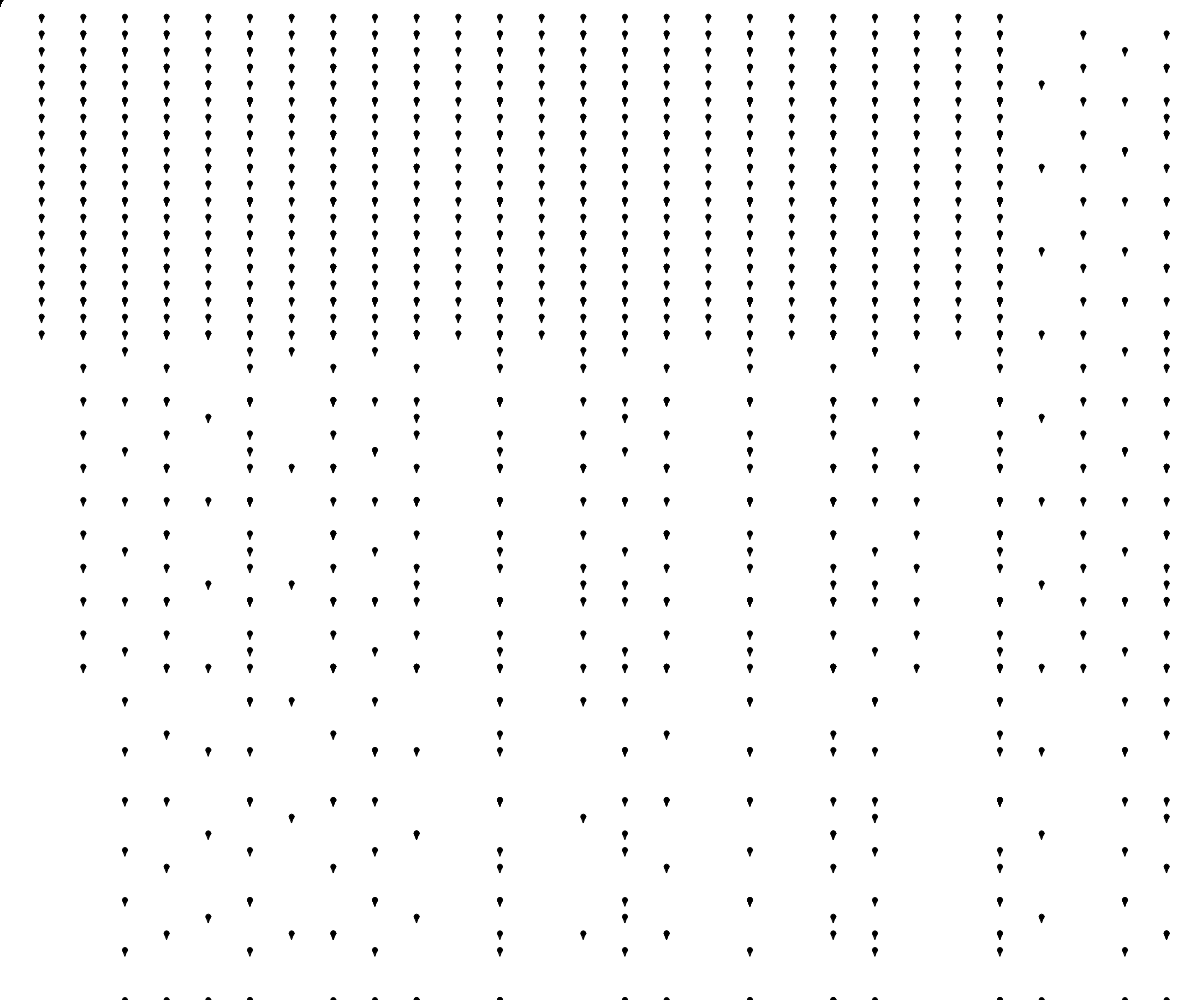
Frame 1 (no input)
Frame 60 (no input): identical to frame 1, image omitted
Frame 120 (the mouse pressed at the canvas centre since frame 60): identical to frame 1, image omitted

The p5.js sketch that drew this single still picture (run headless with seeded random() and noise() and a simulated clock; from frame 60 on, the mouse is pressed at the canvas centre):

// p5.js sketch
// ── sketch.js
function setup() {
  createCanvas(windowWidth, windowHeight);

  var circleSize = 5;
  var dropShift = 2;

  fill("black");
  for (var x = 50; x <= width; x += 50) {
    for (var y = 50; y <= height; y += 50) {
      for (var z = 0; z <= 10; z += 1) {
        var dotX = (x * z) / 1.2;
        var dotY = (y * z) / 3;

        ellipse(dotX, dotY, circleSize, circleSize);
        triangle(
          dotX - dropShift,
          dotY,
          dotX + dropShift,
          dotY,
          dotX,
          dotY + dropShift + 4
        );
      }
    }
  }
}

function draw() {}
